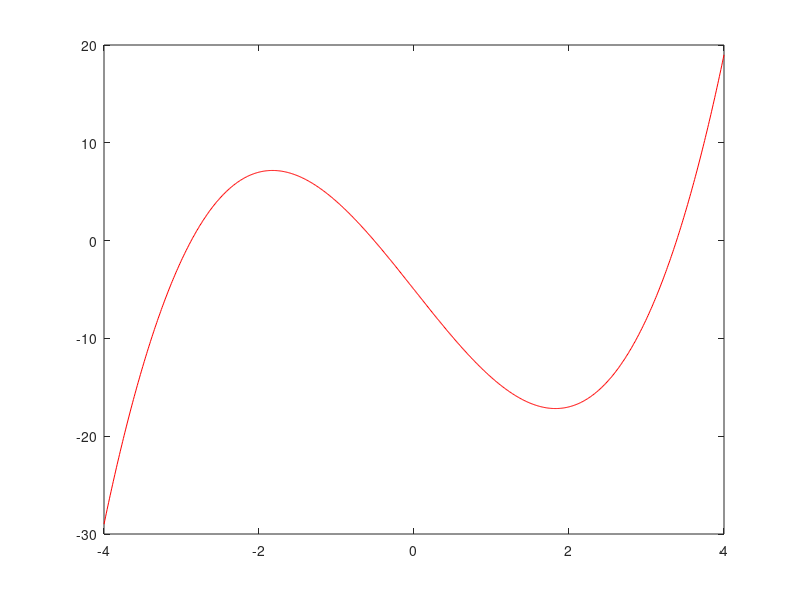

Source code (MATLAB):
clear all
clc
format long
%%Se define la funcion
fun=@(x) x.^3-10*x-5;
%% Se define el metodo de la secante
%El metodo requiere dos puntos de inicio
x(1)=2;
x(2)=4;
%criterio de parada n=10
n=10;
%para ejectuar la siguiente ecuacion 10 veces se usa un for hasta 10
for i=1:n
    x(i+2)=x(i+1)-fun(x(i+1))*(x(i+1)-x(i))/(fun(x(i+1))-fun(x(i)));
end
raiz=x(end);%el ultimo valor que haya quedado
display('la primera raiz positiva es:')
display(raiz)
%% Analisis de la solucion
%para analizar se realiza la grafica y se plotea la raiz encontrads
xr=raiz;
yr=fun(raiz);
X=-4:0.01:4;
Y=fun(X);
plot(X,Y,'-r',xr,yr,'+b');

